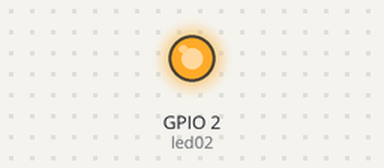
The program below on a simulated ESP8266 board running MicroPython. Parts: output pins drawn as LEDs (lit = HIGH, except the on-board LED, lit = LOW).

Above: at 1.0 s.
At 3.0 s:
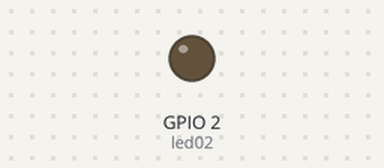
Timing chart, 0 to 5.2 s (numbered marks = the images above):
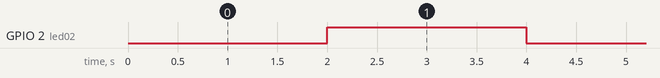

The program:

01_EncenderLedInterno.py
```python
from machine import Pin
import time

#Se maneja Logica Inversa
led02=Pin(2, Pin.OUT)#D4


while True:

    led02.off()

    time.sleep_ms(2000)

    led02.on()

    time.sleep_ms(2000)
    
```

Measured:
- by itself, GPIO 2 (led02): alternates HIGH for 2.0 s and LOW for 2.0 s
